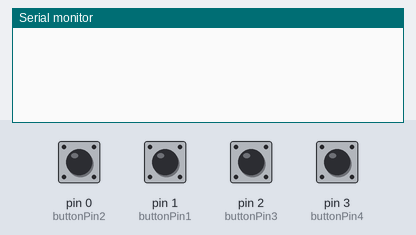
A sketch run on a simulated Arduino Leonardo, built with avr-gcc and run on an emulated ATmega32U4. Shown: the last lines printed to the serial monitor. The inputs (shaded band) are chosen by the test bench; at power-on: pin 0 (buttonPin2), pin 1 (buttonPin1), pin 2 (buttonPin3), pin 3 (buttonPin4) HIGH. USB keyboard and mouse output is not drawn.

Above: at 1.2 s.
1.3 s: pin 0 (buttonPin2) pulled LOW for 0.15 s
At 2.6 s:
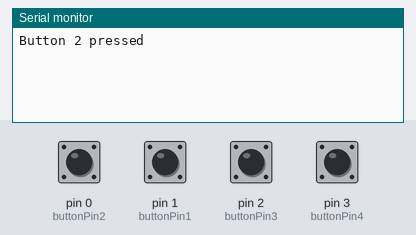
2.9 s: pin 1 (buttonPin1) pulled LOW for 0.15 s
At 3.3 s:
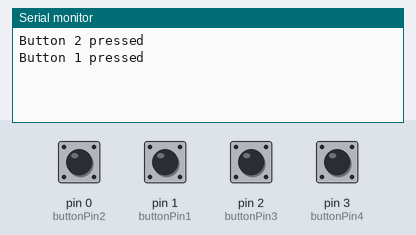
4.5 s: pin 2 (buttonPin3) pulled LOW for 0.15 s
At 5.1 s:
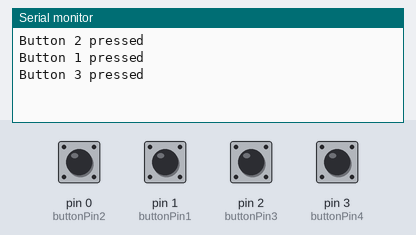
6.1 s: pin 3 (buttonPin4) pulled LOW for 0.15 s
At 7.1 s:
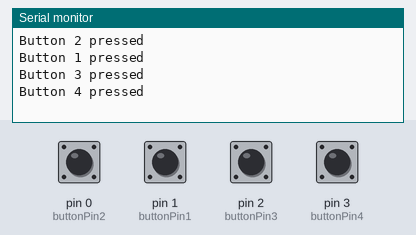
Timing chart, 0 to 8.7 s (numbered marks = the images above; inputs shaded):
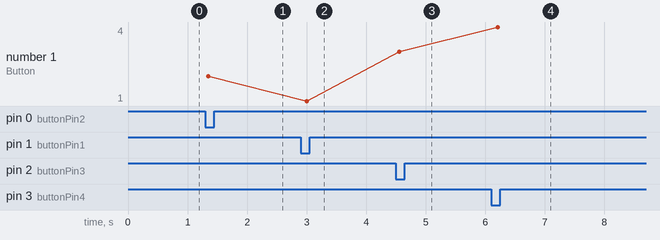

Measured:
- after the input at 1.3 s, the serial monitor: prints a new line after 0.05 s (image 1)
- after the input at 2.9 s, the serial monitor: prints a new line after 0.10 s (image 2)
- after the input at 4.5 s, the serial monitor: prints a new line after 0.05 s (image 3)
- after the input at 6.1 s, the serial monitor: prints a new line after 0.11 s (image 4)
- plotted number 1: 2 → 1 after the input at 2.9 s, 1 → 3 after the input at 4.5 s, 3 → 4 after the input at 6.1 s

The sketch:

4DigitalInputsKeyboard.ino
```cpp
/* Textile Interfaces 2023
  Kate Hartman
  4 digital inputs to activate 4 keyboard keys
  no resistors needed (see documentation for pinmode "INPUT_PULLUP")
  Based on Keyboard library examples
 */

#include "Keyboard.h"

#define DEBOUNCE 100  // delay for ensuring that the button presses do not overlap


// Variables that won't change

const int buttonPin1 = 1;  // CPX A4
const int buttonPin2 = 0;  // CPX A5
const int buttonPin3 = 2;  // CPX A6
const int buttonPin4 = 3;  // CPX A7

const int keyboardKey1 = KEY_UP_ARROW;
const int keyboardKey2 = KEY_DOWN_ARROW;
const int keyboardKey3 = KEY_LEFT_ARROW;
const int keyboardKey4 = KEY_RIGHT_ARROW;

// Variables that will change

int buttonValue1 = 1;
int buttonValue2 = 1;
int buttonValue3 = 1;
int buttonValue4 = 1;


void setup() {

  // initialize the buttons' inputs:
  pinMode(buttonPin1, INPUT_PULLUP);
  pinMode(buttonPin2, INPUT_PULLUP);
  pinMode(buttonPin3, INPUT_PULLUP);
  pinMode(buttonPin4, INPUT_PULLUP);

  // initialize serial
  Serial.begin(9600);


  Keyboard.begin();
}

void loop() {

  // read all button pins
  buttonValue1 = digitalRead(buttonPin1);
  buttonValue2 = digitalRead(buttonPin2);
  buttonValue3 = digitalRead(buttonPin3);
  buttonValue4 = digitalRead(buttonPin4);

  // use the button values to control  keyboard
  if (buttonValue1 == LOW) {
    Keyboard.press(keyboardKey1);
    delay(50);
    Serial.println("Button 1 pressed");
  }
  if (buttonValue2 == LOW) {
    Keyboard.press(keyboardKey2);
    delay(50);
    Serial.println("Button 2 pressed");
  }
  if (buttonValue3 == LOW) {
    Keyboard.press(keyboardKey3);
    delay(50);
    Serial.println("Button 3 pressed");
  }
  if (buttonValue4 == LOW) {
    Keyboard.press(keyboardKey4);
    delay(50);
    Serial.println("Button 4 pressed");
  }
  Keyboard.releaseAll();


  delay(DEBOUNCE);  // delay in between reads for stability
}
```
